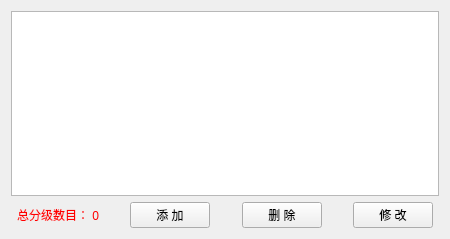
<?xml version="1.0" encoding="UTF-8"?>
<ui version="4.0">
 <class>HGradeEditWidget</class>
 <widget class="QWidget" name="HGradeEditWidget">
  <property name="geometry">
   <rect>
    <x>0</x>
    <y>0</y>
    <width>450</width>
    <height>239</height>
   </rect>
  </property>
  <property name="windowTitle">
   <string>Form</string>
  </property>
  <layout class="QGridLayout" name="gridLayout">
   <item row="0" column="0" colspan="9">
    <widget class="HEntireTableWidget" name="tableWidget">
     <property name="editTriggers">
      <set>QAbstractItemView::NoEditTriggers</set>
     </property>
     <attribute name="horizontalHeaderMinimumSectionSize">
      <number>100</number>
     </attribute>
    </widget>
   </item>
   <item row="1" column="0">
    <spacer name="horizontalSpacer_1">
     <property name="orientation">
      <enum>Qt::Horizontal</enum>
     </property>
     <property name="sizeHint" stdset="0">
      <size>
       <width>0</width>
       <height>20</height>
      </size>
     </property>
    </spacer>
   </item>
   <item row="1" column="1">
    <widget class="QLabel" name="label_001">
     <property name="text">
      <string>&lt;font color=#FF0000&gt;总分级数目： 0&lt;/font&gt;</string>
     </property>
    </widget>
   </item>
   <item row="1" column="2">
    <spacer name="horizontalSpacer_2">
     <property name="orientation">
      <enum>Qt::Horizontal</enum>
     </property>
     <property name="sizeHint" stdset="0">
      <size>
       <width>20</width>
       <height>20</height>
      </size>
     </property>
    </spacer>
   </item>
   <item row="1" column="3">
    <widget class="QPushButton" name="pushButton_1">
     <property name="text">
      <string>添 加</string>
     </property>
    </widget>
   </item>
   <item row="1" column="4">
    <spacer name="horizontalSpacer_3">
     <property name="orientation">
      <enum>Qt::Horizontal</enum>
     </property>
     <property name="sizeHint" stdset="0">
      <size>
       <width>20</width>
       <height>20</height>
      </size>
     </property>
    </spacer>
   </item>
   <item row="1" column="5">
    <widget class="QPushButton" name="pushButton_2">
     <property name="text">
      <string>删 除</string>
     </property>
    </widget>
   </item>
   <item row="1" column="6">
    <spacer name="horizontalSpacer_4">
     <property name="orientation">
      <enum>Qt::Horizontal</enum>
     </property>
     <property name="sizeHint" stdset="0">
      <size>
       <width>20</width>
       <height>20</height>
      </size>
     </property>
    </spacer>
   </item>
   <item row="1" column="7">
    <widget class="QPushButton" name="pushButton_3">
     <property name="text">
      <string>修 改</string>
     </property>
    </widget>
   </item>
   <item row="1" column="8">
    <spacer name="horizontalSpacer_9">
     <property name="orientation">
      <enum>Qt::Horizontal</enum>
     </property>
     <property name="sizeHint" stdset="0">
      <size>
       <width>0</width>
       <height>20</height>
      </size>
     </property>
    </spacer>
   </item>
  </layout>
 </widget>
 <customwidgets>
  <customwidget>
   <class>HEntireTableWidget</class>
   <extends>QTableWidget</extends>
   <header>HePlugin/HEntireTableWidget.h</header>
  </customwidget>
 </customwidgets>
 <resources/>
 <connections/>
</ui>
